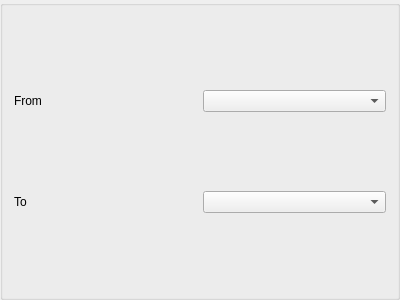
<?xml version="1.0" encoding="UTF-8"?>
<ui version="4.0">
 <class>RangeWidget</class>
 <widget class="QWidget" name="RangeWidget">
  <property name="enabled">
   <bool>true</bool>
  </property>
  <property name="geometry">
   <rect>
    <x>0</x>
    <y>0</y>
    <width>400</width>
    <height>300</height>
   </rect>
  </property>
  <property name="windowTitle">
   <string>RangeWidget</string>
  </property>
  <layout class="QVBoxLayout" name="verticalLayout">
   <property name="leftMargin">
    <number>0</number>
   </property>
   <property name="topMargin">
    <number>0</number>
   </property>
   <property name="rightMargin">
    <number>0</number>
   </property>
   <property name="bottomMargin">
    <number>0</number>
   </property>
   <item>
    <widget class="QGroupBox" name="RangeWidgetGroup">
     <property name="enabled">
      <bool>true</bool>
     </property>
     <property name="toolTip">
      <string>&lt;html&gt;&lt;head/&gt;&lt;body&gt;&lt;p&gt;Enable/Disable cluster range (when &lt;span style=&quot; font-weight:600;&quot;&gt;Disabled&lt;/span&gt; - selected all range)&lt;/p&gt;&lt;/body&gt;&lt;/html&gt;</string>
     </property>
     <property name="title">
      <string/>
     </property>
     <property name="checkable">
      <bool>false</bool>
     </property>
     <property name="checked">
      <bool>false</bool>
     </property>
     <layout class="QGridLayout" name="gridLayout">
      <item row="2" column="1">
       <widget class="QComboBox" name="rangeEnd"/>
      </item>
      <item row="1" column="0">
       <widget class="QLabel" name="label_from">
        <property name="text">
         <string>From</string>
        </property>
        <property name="alignment">
         <set>Qt::AlignLeading|Qt::AlignLeft|Qt::AlignVCenter</set>
        </property>
       </widget>
      </item>
      <item row="2" column="0">
       <widget class="QLabel" name="label_to">
        <property name="text">
         <string>To</string>
        </property>
        <property name="alignment">
         <set>Qt::AlignLeading|Qt::AlignLeft|Qt::AlignVCenter</set>
        </property>
       </widget>
      </item>
      <item row="1" column="1">
       <widget class="QComboBox" name="rangeBegin"/>
      </item>
     </layout>
    </widget>
   </item>
  </layout>
 </widget>
 <layoutdefault spacing="6" margin="11"/>
 <tabstops>
  <tabstop>RangeWidgetGroup</tabstop>
  <tabstop>rangeBegin</tabstop>
  <tabstop>rangeEnd</tabstop>
 </tabstops>
 <resources/>
 <connections/>
</ui>
